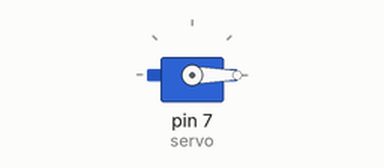
Recording of a sketch running on a simulated Arduino Uno, built with avr-gcc and run on an emulated ATmega328P. Parts: servo.

Above: at 0.05 s.
At 4.45 s:
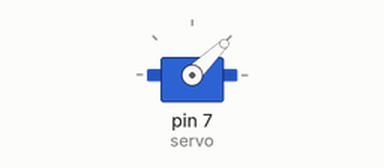
At 8.95 s:
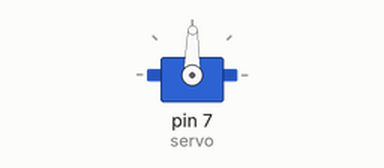
At 17.95 s:
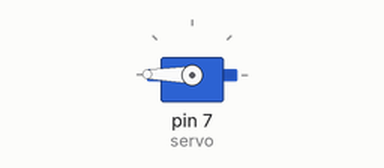
Timing chart, 0 to 23.4 s (numbered marks = the images above):
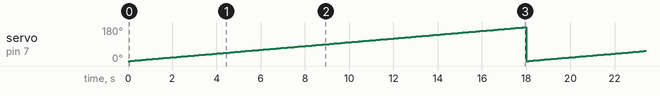

Measured:
- by itself, servo on pin 7 (servo): ramps from 0° to 179° and jumps back, once every 18.0 s

The sketch:

Servo.ino
```cpp
// https://wikidocs.net/30882
#include<Servo.h> //Servo 라이브러리를 추가
Servo servo;      //Servo 클래스로 servo 객체 생성

void setup() {
  // put your setup code here, to run once:
  servo.attach(7);     //멤버함수인 attach : 핀설정
  // 아두이노의 디지털 9번핀을 서보모터 제어에 사용
}

void loop() {
  // 서보 모터의 각도를 0~190도까지 변경하여 동작
  for (int angle=0; angle<180; angle++) {
    servo.write(angle);
    delay(100);
  }

}
```
